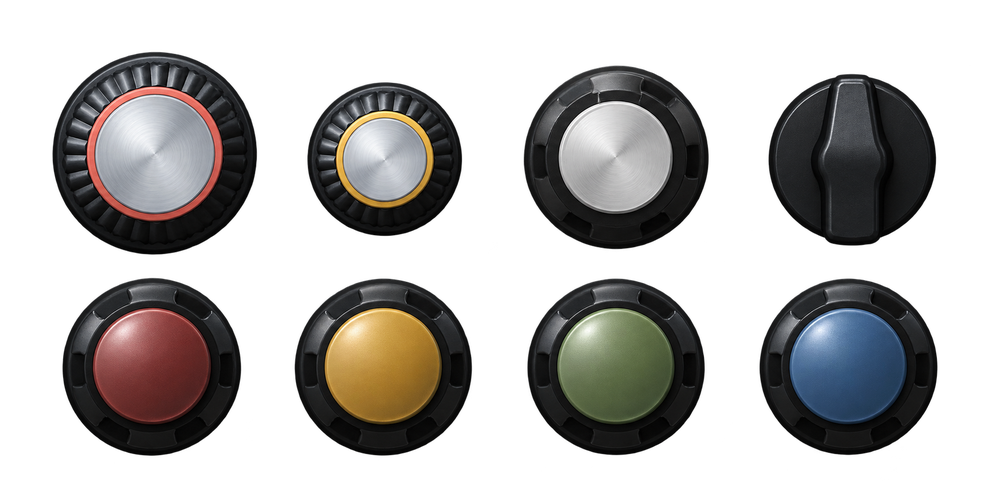
#> input picture docs/design/eq-knob-reference-board.png, 1000 x 500 px, shrunk from 1774 x 887 before the run
$ python render_eq_knob_assets.py
#> lines starting #> are read from the running program, lines starting #| are printed output that depends on the picture
#!/usr/bin/env python3
"""Split the approved transparent EQ knob board into runtime knob assets."""

from pathlib import Path
from collections import deque

from PIL import Image, ImageEnhance, ImageOps


ROOT = Path(__file__).resolve().parents[1]
DESIGN = ROOT / "docs" / "design"
BOARD = DESIGN / "eq-knob-reference-board.png"

CELLS = (
    ("standard-gain-knob.png", 0, 0, True),
    ("standard-q-knob.png", 1, 0, True),
    ("passive-continuous-knob.png", 2, 0, False),
    ("passive-selector-knob.png", 3, 0, False),
    ("vintage-low-knob.png", 0, 1, False),
    ("vintage-lowmid-knob.png", 1, 1, False),
    ("vintage-himid-knob.png", 2, 1, False),
    ("vintage-high-knob.png", 3, 1, False),
)


def extract(image, column, row, neutral=False):
    cell_w, cell_h = image.width // 4, image.height // 2
    cell = image.crop((column * cell_w, row * cell_h,
                       (column + 1) * cell_w, (row + 1) * cell_h))
    alpha = cell.getchannel("A")
    pixels = alpha.load()
    seen = set()
    components = []
    for y in range(alpha.height):
        for x in range(alpha.width):
            if pixels[x, y] <= 8 or (x, y) in seen:
                continue
            queue = deque(((x, y),))
            seen.add((x, y))
            component = []
            while queue:
                px, py = queue.popleft()
                component.append((px, py))
                for nx, ny in ((px - 1, py), (px + 1, py),
                               (px, py - 1), (px, py + 1)):
                    if 0 <= nx < alpha.width and 0 <= ny < alpha.height and \
                            pixels[nx, ny] > 8 and (nx, ny) not in seen:
                        seen.add((nx, ny))
                        queue.append((nx, ny))
            components.append(component)
    keep = set(max(components, key=len))
    cleaned = Image.new("L", alpha.size)
    cleaned_pixels = cleaned.load()
    for x, y in keep:
        cleaned_pixels[x, y] = pixels[x, y]
    cell.putalpha(cleaned)
    alpha = cleaned
    bounds = alpha.getbbox()
    if bounds is None:
        raise ValueError(f"empty knob cell {column},{row}")
    cell = cell.crop(bounds)
    if neutral:
        alpha = cell.getchannel("A")
        grey = ImageOps.grayscale(cell.convert("RGB"))
        grey = ImageEnhance.Contrast(grey).enhance(1.08)
        cell = Image.merge("RGBA", (grey, grey, grey, alpha))
    side = max(cell.size)
    pad = max(8, round(side * .035))
    square = Image.new("RGBA", (side + pad * 2, side + pad * 2))
    square.alpha_composite(cell, ((square.width - cell.width) // 2,
                                  (square.height - cell.height) // 2))
    return square


def main():
    image = Image.open(BOARD).convert("RGBA")
#> image is the input picture: PIL image 1000x500 RGBA; mean R, G, B, A 30.2, 28.3, 26.9, 100.2
    for filename, column, row, neutral in CELLS:
        output = DESIGN / filename
        extract(image, column, row, neutral).save(output, optimize=True)
        print(output)
#> this loop made 8 passes
#> bounds in extract on passes 1 to 8: (52, 51, 250, 250), (57, 82, 213, 237), (23, 65, 209, 250), (18, 73, 187, 246), (62, 27, 242, 206), (44, 28, 223, 206), (27, 28, 205, 206), (9, 28, 188, 206)
#> pass 1, in extract, `cell = image.crop((column * cell_w, row * cell_h, (column + 1) * cell_..`:
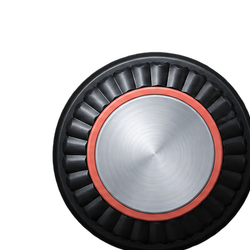
#> cell: PIL image 250x250 RGBA; mean R, G, B, A 53.3, 49.2, 50.6, 129.5; transparent parts drawn white
#> pass 1, in extract, `alpha = cell.getchannel("A")`:
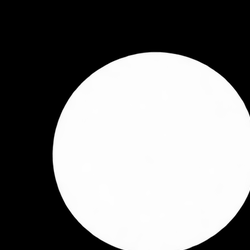
#> alpha: PIL image 250x250 L; min 0, max 255, mean 129.5


if __name__ == "__main__":
    main()

$ run again, with docs/design/limiter-calibration-nodes.png copied over docs/design/eq-knob-reference-board.png
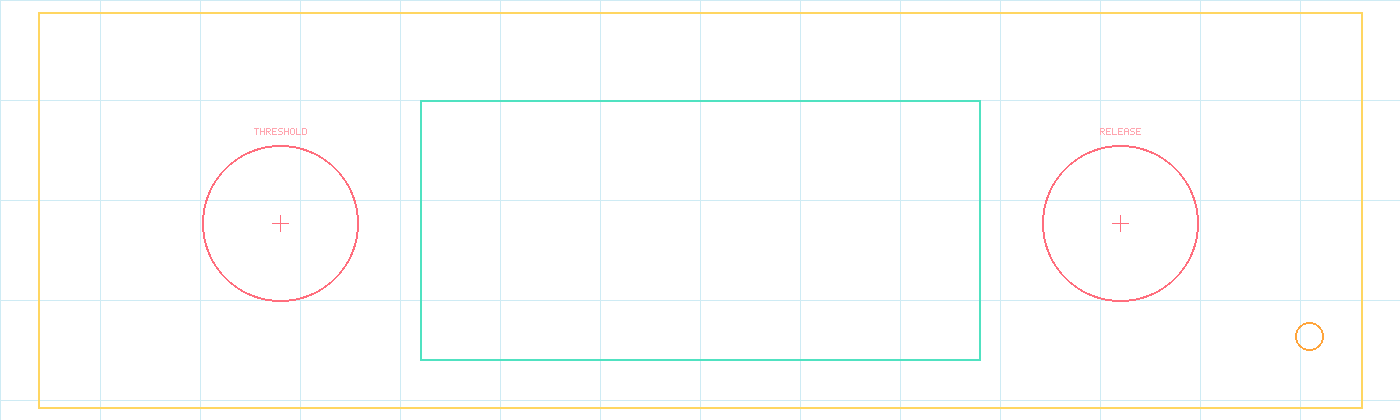
#> input picture docs/design/limiter-calibration-nodes.png, 1400 x 420 px
#> in main, image is the input picture: PIL image 1400x420 RGBA; mean R, G, B, A 5.4, 7.7, 6.8, 6.2
#> the loop in main, `for filename, column, row, neutral in CELLS:` made 8 passes
#> pass 1, in extract, `cell = image.crop((column * cell_w, row * cell_h, (column + 1) * cell_..`:
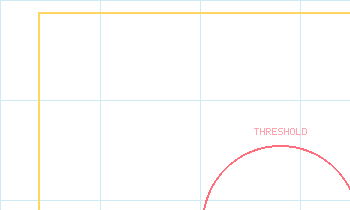
#> cell: PIL image 350x210 RGBA; mean R, G, B, A 6.5, 8, 7.4, 6.4; transparent parts drawn white
#> pass 1, in extract, `alpha = cell.getchannel("A")`:
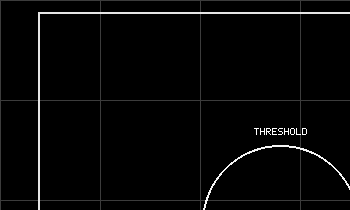
#> alpha: PIL image 350x210 L; min 0, max 255, mean 6.4
